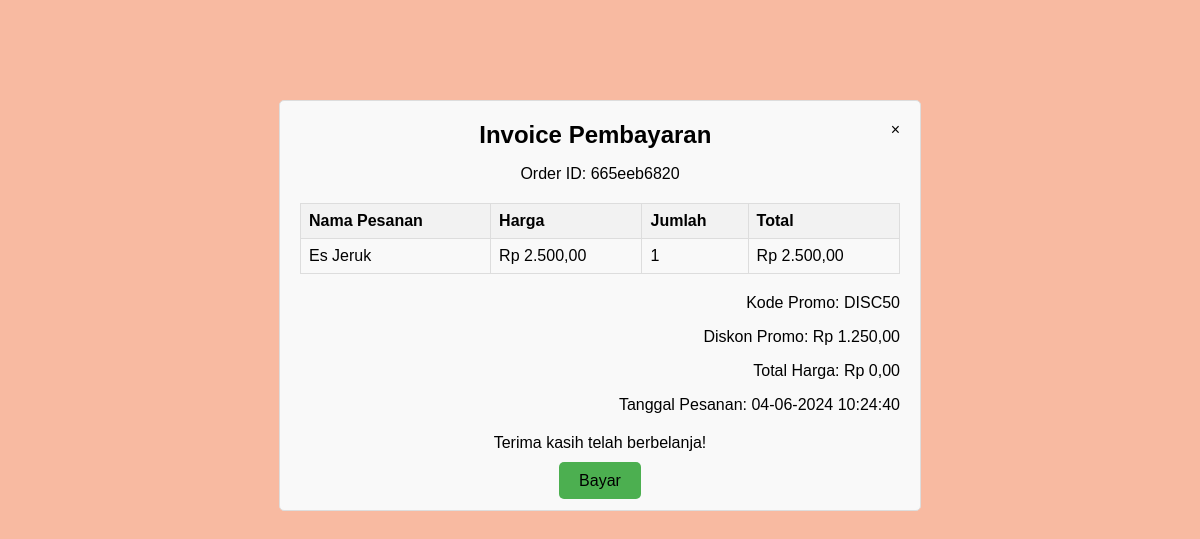
Page /invoice.php (signed in) on the committed database.
### tables this page shows
CREATE TABLE `orders` (
  `id` int(11) NOT NULL,
  `user_id` int(11) DEFAULT NULL,
  `order_id` varchar(10) NOT NULL,
  `item_name` varchar(100) DEFAULT NULL,
  `item_price` decimal(10,2) DEFAULT NULL,
  `quantity` int(11) DEFAULT NULL,
  `order_date` timestamp NOT NULL DEFAULT current_timestamp(),
  `status` enum('pending','lunas') NOT NULL DEFAULT 'pending',
  `discount` int(5) NOT NULL,
  `promo_code` varchar(50) DEFAULT NULL
);

### src/invoice.php (the view, shortened to what this page needs)
<!DOCTYPE html>
<html lang="en">
<head>
</head>
<body>
    <?php
    include 'koneksiDB.php';
    $user_id = $_SESSION['user_id'];
    $sql = "SELECT order_id, item_name, item_price, quantity, discount, promo_code, order_date
            FROM orders
            WHERE user_id = '$user_id'
            ORDER BY order_id DESC, order_date DESC
            LIMIT 1";
    $result = $conn->query($sql);
    function formatRupiah($number)
    {
        return 'Rp ' . number_format($number, 2, ',', '.');
    }
    if ($result->num_rows > 0) {
        $row = $result->fetch_assoc();
        $latest_order_id = $row['order_id'];
        $order_date = $row['order_date'];
        $promo_code = $row['promo_code'];
        $sql = "SELECT item_name, item_price, quantity, discount
                FROM orders
                WHERE order_id = '$latest_order_id'";
        $result = $conn->query($sql);
        $total_harga = 0;
        while ($row = $result->fetch_assoc()) {
            $discount = $row['discount'];
            $discount_amount = $row['item_price'] * $row['quantity'] * $discount;
            $total_price_fix = ($row['item_price'] * $row['quantity']) - $discount_amount;
            $total_harga += $row['item_price'] * $row['quantity'];
        }
        if (!empty($promo_code)) {
            switch ($promo_code) {
                case 'DISC50':
                    $promo_discount = 0.50;
                    break;
            }
            $promo_amount = $total_harga * $promo_discount;
        } else {
            $promo_amount = 0;
        }
    ?>
        <div class="invoice">
            <div class="invoice-header">
                <a href="riwayatPesanan.php?status=pending&order_id=<?= $latest_order_id ?>" style="text-decoration: none; color: #000; float: right;">×</a>
                <h2>Invoice Pembayaran</h2>
                <p>Order ID: <?= $latest_order_id ?></p>
            </div>
            <div class="order-details">
                <table>
                    <tr>
                        <th>Nama Pesanan</th>
                        <th>Harga</th>
                        <th>Jumlah</th>
                        <th>Total</th>
                    </tr>
                    <?php
                    $result->data_seek(0);
                    while ($row = $result->fetch_assoc()) {
                    ?>
                        <tr>
                            <td><?= $row['item_name']; ?></td>
                            <td><?= formatRupiah($row['item_price']); ?></td>
                            <td><?= $row['quantity']; ?></td>
                            <td><?= formatRupiah($row['item_price'] * $row['quantity']); ?></td>
                        </tr>
                    <?php
                    }
                    ?>
                </table>
            </div>
            <div class="order-summary">
                <?php if (!empty($promo_code)) { ?>
                    <p>Kode Promo: <?= htmlspecialchars($promo_code); ?></p>
                    <p>Diskon Promo: <?= formatRupiah($promo_amount); ?></p>
                <?php } ?>
                <p>Total Harga: <?= formatRupiah($total_price_fix); ?></p>
                <p>Tanggal Pesanan: <?= date("d-m-Y H:i:s", strtotime($order_date)) ?></p>
            </div>
            <div class="thank-you">
                <p>Terima kasih telah berbelanja!</p>
            </div>
            <div class="bayar-button" style="text-align: center; margin-top: 20px;">
                <a href="bayarPesanan.php?order_id=<?= $latest_order_id ?>" style="text-decoration: none; color: #000; background-color: #4CAF50; padding: 10px 20px; border: none; border-radius: 5px; cursor: pointer;">Bayar</a>
            </div>
        </div>
    <?php
    } else {
        echo "<p>Tidak ada pesanan.</p>";
    }
    ?>
</body>
</html>

### src/invoice.php (style rules this page uses)
body { background-color: #f8baa1; font-family: Arial, sans-serif; }
.invoice { max-width: 600px; margin: 0 auto; padding: 20px; border: 1px solid #ddd; border-radius: 5px; background-color: #f9f9f9; margin-top: 100px; }
.invoice-header { text-align: center; margin-bottom: 20px; }
.invoice-header h2 { margin: 0; }
.order-details { margin-bottom: 20px; }
.order-details table { width: 100%; border-collapse: collapse; }
.order-details th, .order-details td { border: 1px solid #ddd; padding: 8px; text-align: left; }
.order-details th { background-color: #f2f2f2; }
.order-summary { margin-top: 20px; text-align: right; }
.thank-you { margin-top: 20px; text-align: center; }

### rows in the picture
orders: order "665eeb6820", item_name "Es Jeruk", item_price "Rp 2.500,00", quantity "1", formatRupiah($row['item_price'] * $row['quantity']) "Rp 2.500,00", promo_code "DISC50", promo_code "Rp 1.250,00", formatRupiah($total_price_fix) "Rp 0,00", order_date "04-06-2024 10:24:40"
